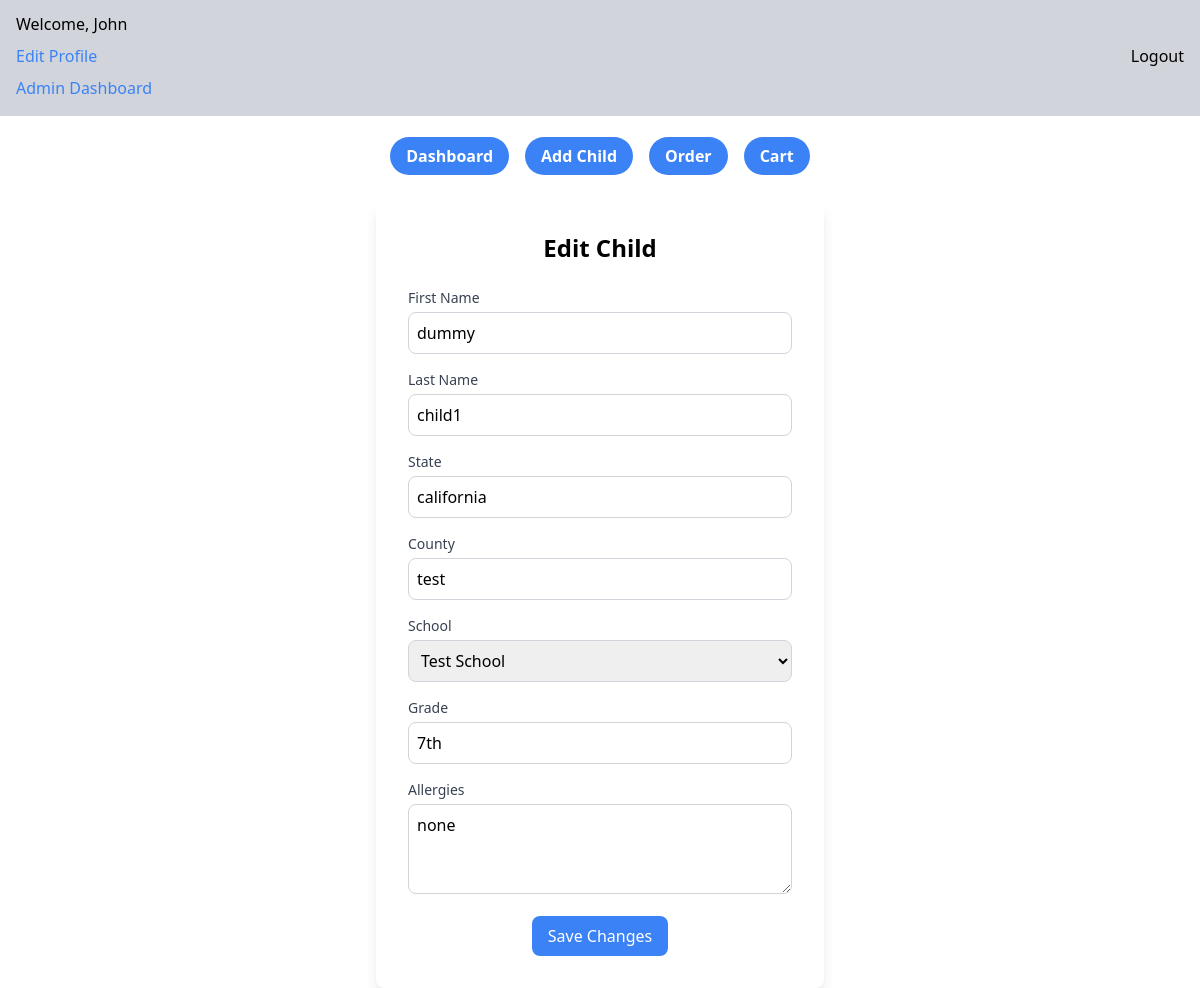
The page /edit-child/1 (signed in) on the database as committed earlier.
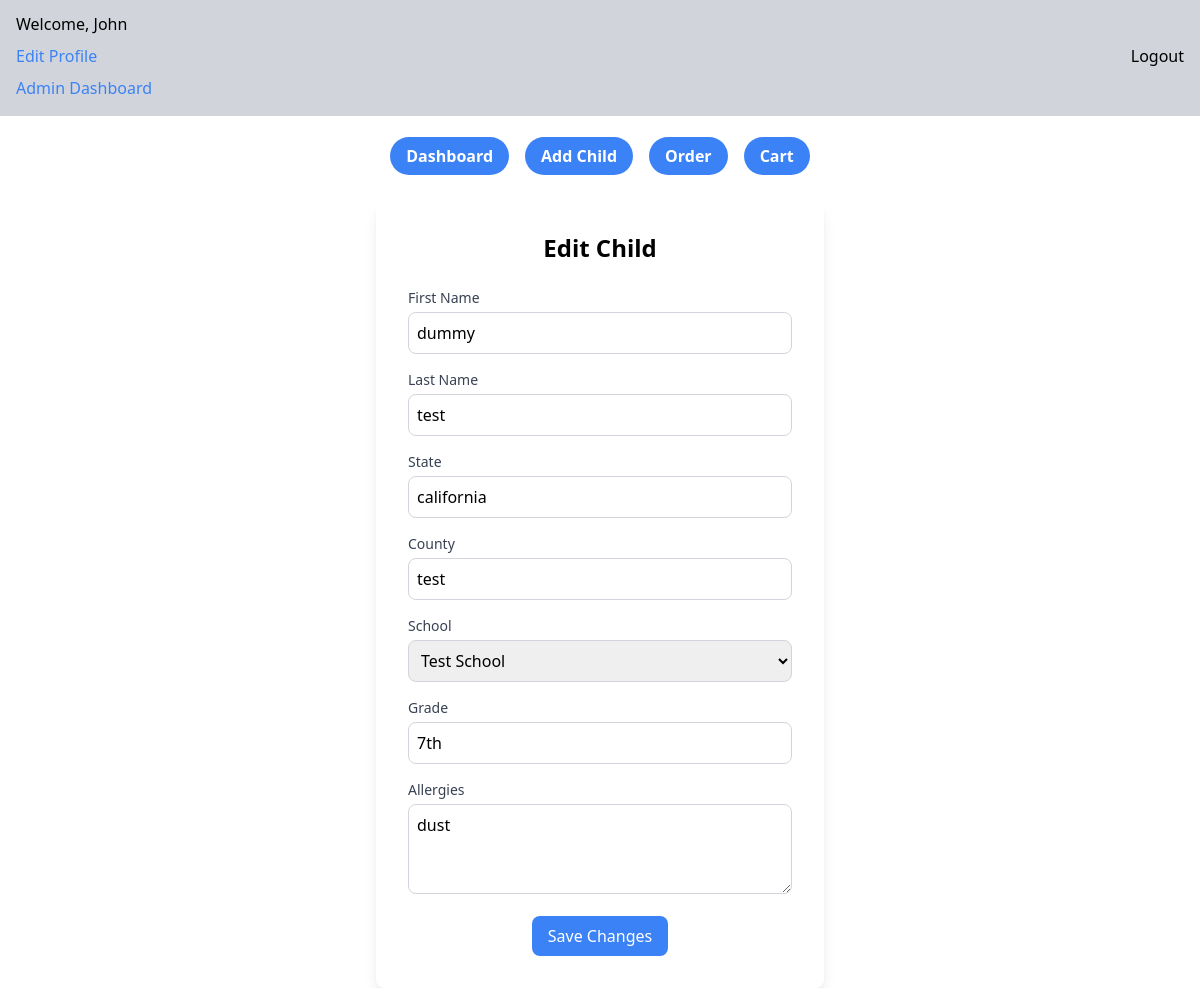
The same page on the database as committed later.
### app/models.py (models this page shows, shortened)
class Child(db.Model):
    __tablename__ = 'children'
    id = db.Column(db.Integer, primary_key=True, autoincrement=True)
    first_name = db.Column(db.String(50), nullable=False)
    last_name = db.Column(db.String(50), nullable=False)
    state = db.Column(db.String(50), nullable=False)
    county = db.Column(db.String(50), nullable=False)
    grade = db.Column(db.String(20), nullable=False)
    allergies = db.Column(db.Text, nullable=True)
    school_id = db.Column(db.Integer, db.ForeignKey('schools.id'), nullable=False)
    school = db.relationship('School', back_populates='children')
    parent_id = db.Column(db.Integer, db.ForeignKey('parents.id'), nullable=False)
    parent = db.relationship('Parent', back_populates='children')

### app/routes/dashboard.py (the view)
@dashboard.route('/edit-child/<int:id>', methods=['GET'])
@login_required
def edit_child(id):
    child = Child.query.get(id)
    schools = School.query.all()
    return render_template('edit_child.html', child=child, schools=schools)

### app/__init__.py (called while the page is built)
def create_app():
    app = Flask(__name__,
                static_folder='static')
    app.config['SQLALCHEMY_DATABASE_URI'] = 'sqlite:///app.db'
    app.config['SQLALCHEMY_TRACK_MODIFICATIONS'] = False
    app.config['SECRET_KEY'] = 'your_secret_key_here'
    app.config['JWT_SECRET_KEY'] = 'your_jwt_secret_key_here'
    login_manager = LoginManager()
    login_manager.login_view = 'auth.login'
    login_manager.init_app(app)
    db.init_app(app)
    jwt = JWTManager(app)
    from app.models import Parent
    @login_manager.user_loader
    def load_user(user_id):
        return Parent.query.get(int(user_id))
    app.register_blueprint(dashboard, url_prefix='/')
    app.register_blueprint(auth, url_prefix='/')
    app.register_blueprint(order, url_prefix='/')
    app.register_blueprint(admin, url_prefix='/')
    return app

### app/templates/edit_child.html (shortened to what this page needs)
{% extends "_layout.html" %}
{% block content %}
<div class="w-screen flex justify-center items-center mt-8">
    <div class="bg-white p-8 rounded-lg shadow-lg w-full max-w-md">
        <h2 class="text-2xl font-semibold mb-6 text-center">Edit Child</h2>
        <form action="/edit-child/{{ child.id }}" method="POST">
            <div class="mb-4">
                <label for="first_name" class="block text-sm font-medium text-gray-700">First Name</label>
                <input type="text" name="first_name" id="first_name"
                    class="w-full mt-1 p-2 border border-gray-300 rounded-lg" value="{{ child.first_name }}" required>
            </div>
            <div class="mb-4">
                <label for="last_name" class="block text-sm font-medium text-gray-700">Last Name</label>
                <input type="text" name="last_name" id="last_name"
                    class="w-full mt-1 p-2 border border-gray-300 rounded-lg" value="{{ child.last_name }}" required>
            </div>
            <div class="mb-4">
                <label for="state" class="block text-sm font-medium text-gray-700">State</label>
                <input type="text" name="state" id="state" class="w-full mt-1 p-2 border border-gray-300 rounded-lg"
                    value="{{ child.state }}" required>
            </div>
            <div class="mb-4">
                <label for="county" class="block text-sm font-medium text-gray-700">County</label>
                <input type="text" name="county" id="county" class="w-full mt-1 p-2 border border-gray-300 rounded-lg"
                    value="{{ child.county }}" required>
            </div>
            <div class="mb-4">
                <label for="school" class="block text-sm font-medium text-gray-700">School</label>
                <select name="school_id" id="school" class="w-full mt-1 p-2 border border-gray-300 rounded-lg" required ">
                    <option value=" {{ child.school.id }}" disabled selected>{{child.school.name}}</option>
                </select>
            </div>
            <div class="mb-4">
                <label for="grade" class="block text-sm font-medium text-gray-700">Grade</label>
                <input type="text" name="grade" id="grade" class="w-full mt-1 p-2 border border-gray-300 rounded-lg"
                    value="{{ child.grade }}" required>
            </div>
            <div class="mb-4">
                <label for="allergies" class="block text-sm font-medium text-gray-700">Allergies</label>
                <textarea name="allergies" id="allergies" rows="3"
                    class="w-full mt-1 p-2 border border-gray-300 rounded-lg"
                    placeholder="Any known allergies (optional)">{{ child.allergies }}</textarea>
            </div>
            <div class="flex justify-center">
                <button type="submit" class="bg-blue-500 text-white py-2 px-4 rounded-lg hover:bg-blue-700">Save
                    Changes</button>
            </div>
        </form>
    </div>
</div>
{% endblock %}

Rows that differ between the two databases and show on the page:
changed Child "dummy": last_name "child1" → "test"; allergies "none" → "dust"
